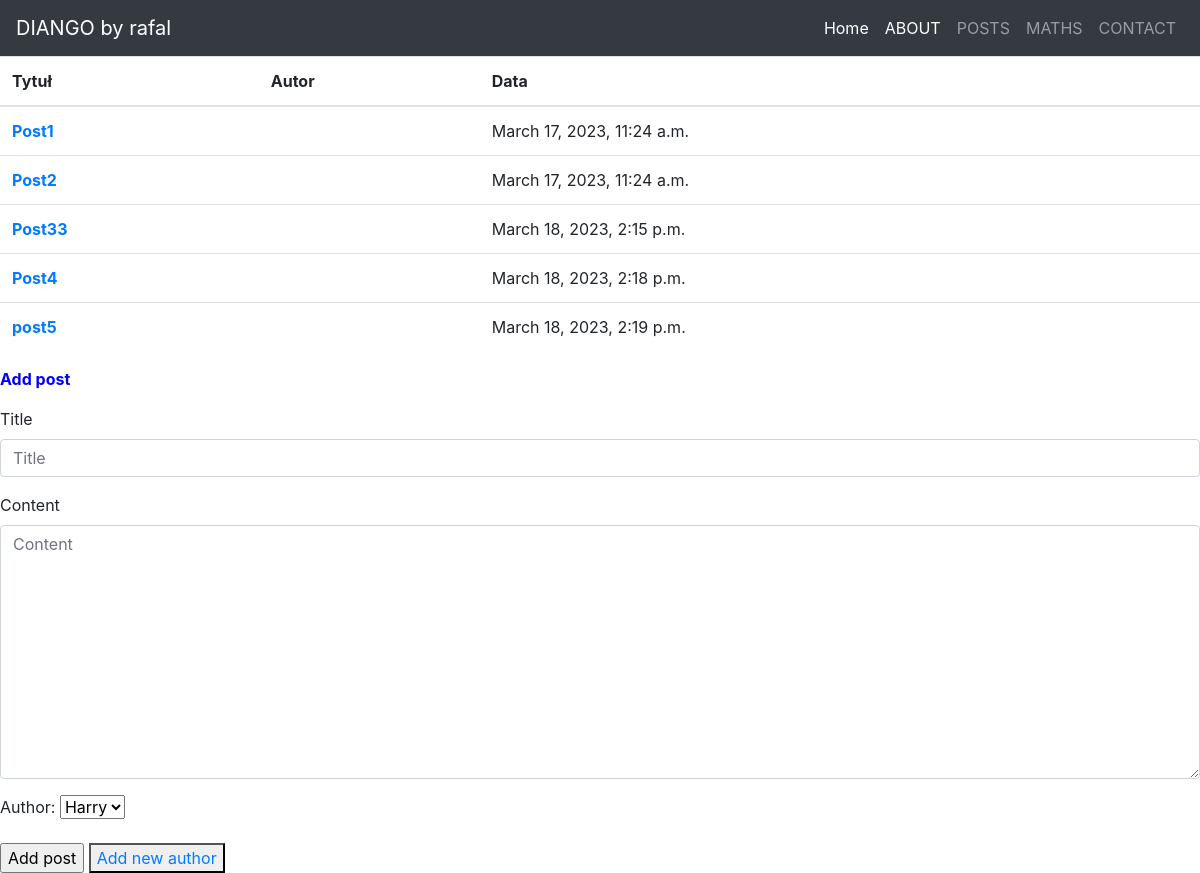
/posts/list/, run on an earlier commit of the app's database.
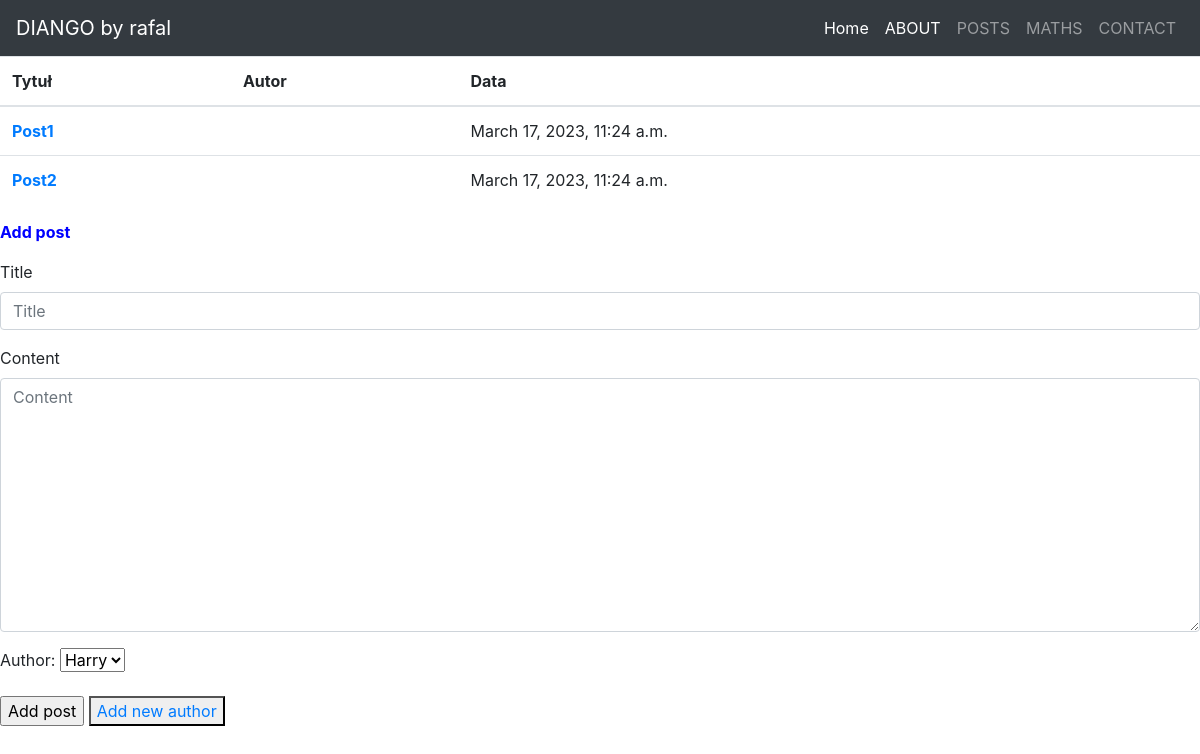
And on a later commit of the database.
### posts/models.py (models this page shows, shortened)
class Post(models.Model):
   title = models.CharField(max_length=15, unique=True)
   content = models.TextField()
   created = models.DateTimeField(auto_now_add=True)
   modified = models.DateTimeField(auto_now=True)
   author = models.ForeignKey(
      'posts.Author',
      on_delete=models.CASCADE,
      null=True,
      blank=True
   )

### posts/views.py (the view, shortened to what this page needs)
# urls.py: path('list/', add_post, name="list"),
def add_post(request):
    form_post = PostForm()
    form_auth = AuthorForm()
    results_post = Post.objects.all()
    author = Author.objects.all()
    return render(
        request=request,
        template_name="posts/post_add.html",
        context={
            "results_post": results_post,
            "form_post": form_post,
            "author": author,
            "form_auth": form_auth,
        }
    )

### posts/forms.py
class PostForm(forms.ModelForm):
    class Meta:
        model = Post
        fields = ["title", "content"]

class AuthorForm(forms.ModelForm):
    class Meta:
        model = Author
        fields = ["nick", "email", "author_bio"]

### posts/templates/posts/post_add.html (shortened to what this page needs)
{% extends "greetings/main.html" %}
{% load bootstrap4 %}
{% block content %}
    <table class="table">
        <thead>
          <tr>
            <th scope="col">Tytuł</th>
            <th scope="col">Autor</th>
            <th scope="col">Data</th>
          </tr>
        </thead>
        <tbody>
            <tbody>
                {% for r in results_post %}
                    <tr>
                        <th><a href="{% url "posts:details" r.id %}">{{ r.title }}</a></th>
                        <td> {{ r.nick }}</td>
                        <td>{{ r.created}}</td>
                    </tr>
                {% endfor %}
        </tbody>
      </table>
    <form method="POST">
        <div style="color:blue">
            <p><b>Add post</b></p>
        </div>
        {% bootstrap_form form_post %}
        <p>
            <label for="id_author">Author:</label>
            <select name="author" id="id_author">
                {% for auth in author %}
                    <option value="{{ auth.id }}">{{ auth.nick }} </option>
                {% endfor %}
            </select>
        </p>
        <input type="submit" value="Add post">
        <button type="button">
            <a href="{% url "posts:auth_add" %}">Add new author</a>
        </button>
    </form>
{% endblock %}

### greetings/templates/greetings/main.html (shortened to what this page needs)
<!DOCTYPE html>
<html lang="en">
<head>
   {% load bootstrap4 %}
   {% bootstrap_css %}
        <nav class="navbar navbar-expand-lg navbar-dark bg-dark">
        <a class="navbar-brand" href="#">DIANGO by rafal</a>
            <div class="navbar-collapse collapse w-100 order-3 dual-collapse2">
                <ul class="navbar-nav ml-auto">
                    <li class="nav-item active">
                        <a class="nav-link" <a class="nav-link" href="{% url "welcome" %}">Home</a></a>
                    </li>
                    <li class="nav-item active">
                        <a class="nav-link" <a class="nav-link" href="{% url "about" %}">ABOUT</a></a>
                    </li>
                    <li class="nav-item">
                        <a class="nav-link" <a class="nav-link" href="{% url "posts:list" %}">POSTS</a></a>
                    </li>
                    <li class="nav-item">
                        <a class="nav-link" <a class="nav-link" href="{% url "maths:list" %}">MATHS</a></a>
                    </li>
                    <li class="nav-item">
                        <a class="nav-link" <a class="nav-link" href="{% url "contact" %}">CONTACT</a></a>
                    </li>
                </ul>
            </div>
        </nav>
        </head>
        <body>
        <div id="content">
   <div id="inner-content">
        {% block content %}{% endblock %}
   </div>
</div>
</body>
</html>

What changed in the data, as far as the page shows it:
removed Post: title "Post33", created "March 18, 2023, 2:15 p.m."
removed Post: title "Post4", created "March 18, 2023, 2:18 p.m."
removed Post: title "post5", created "March 18, 2023, 2:19 p.m."
